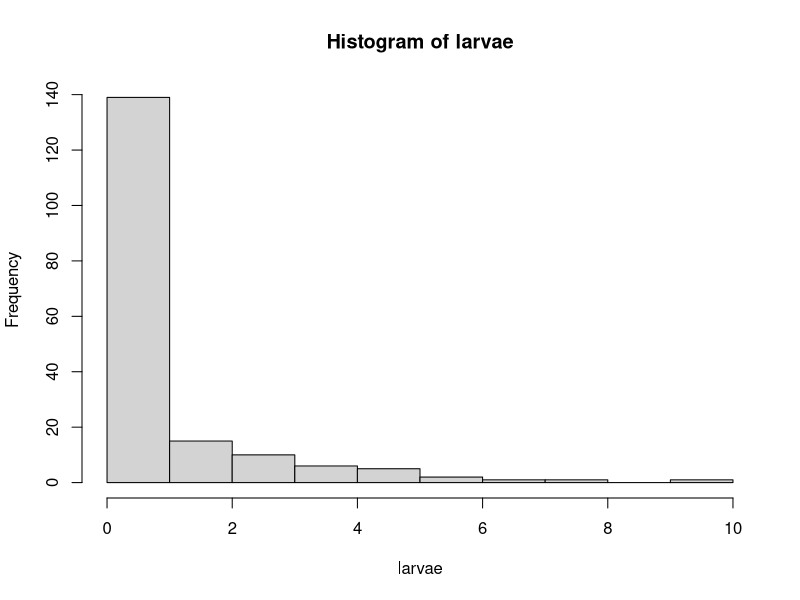

This chart was generated by the following R code:
## ---- chunk 1
knitr::opts_chunk$set(echo = TRUE)
## ---- chunk 2
point <-  c(1, 2, 3, 4, 5, 6, 7, 8, 9, 10)
x <- c(6, 2, 6, 5, 6, 2, 1, 2, 4, 2)
y <- c(4, 9, 3, 7, 1, 8, 3, 5, 6, 5)
## ---- chunk 3
sum(x^2)
sum(1/2 * y^2)
## ---- chunk 4
numerator <- sum(x^2 / (x^2 + 1/2*y^2))
k <- length(point)

C <- numerator / k
C
## ---- chunk 5
Z <- (C - 1/2) / sqrt(1/(12*k))
## ---- chunk 6
pnorm(Z)
## ---- chunk 7
x  <- c(0, 1, 2, 3, 4, 5, 6, 7, 8, 9, 10)     # no. larvae per inflorescence
Fx <- c(114, 25, 15, 10, 6, 5, 2, 1, 1, 0, 1) # no. inflorescences with x larvae
## ---- chunk 8
larvae <- rep(x, Fx)
larvae
## ---- chunk 9
hist(larvae)
## ---- chunk 10
ID <- var(larvae)/mean(larvae)
ID    
## ---- chunk 11
df <- (length(larvae) - 1) # length() provides no. objects in a vector, so sample size (n)

# calculate test statistic
chi.sq <- ID * df
chi.sq
## ---- chunk 12
pchisq(chi.sq, df)
## ---- chunk 13
# adjust the test statistic 
d <- sqrt(2 * chi.sq) - sqrt((2 * df) - 1)

# P-value for clumped (when ID > 1)
pnorm(d)
